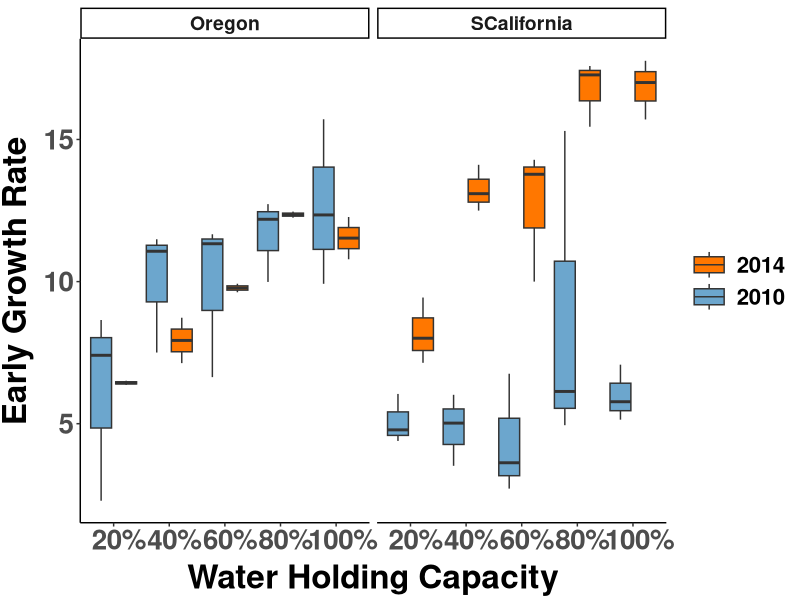
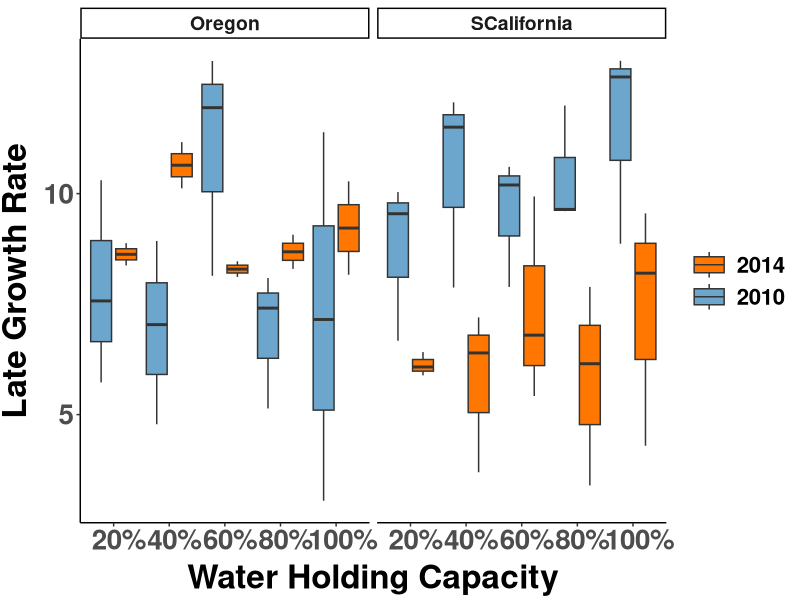
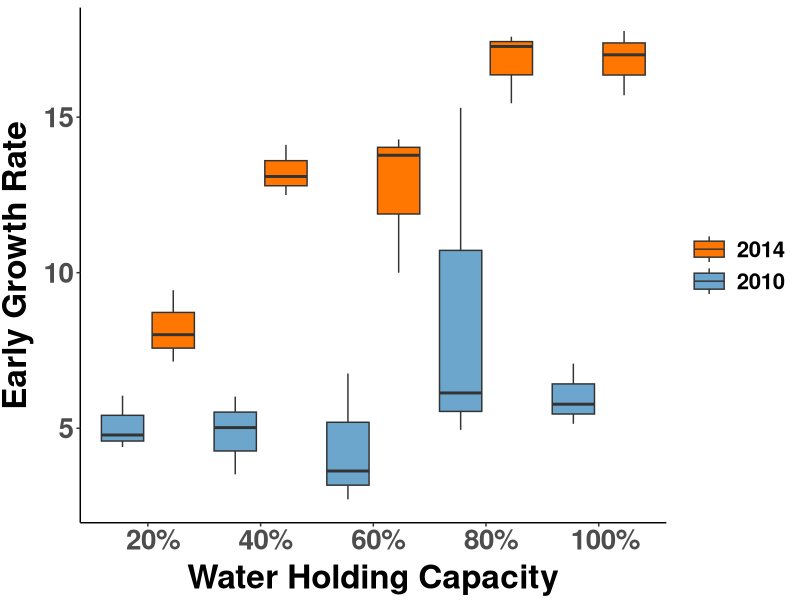
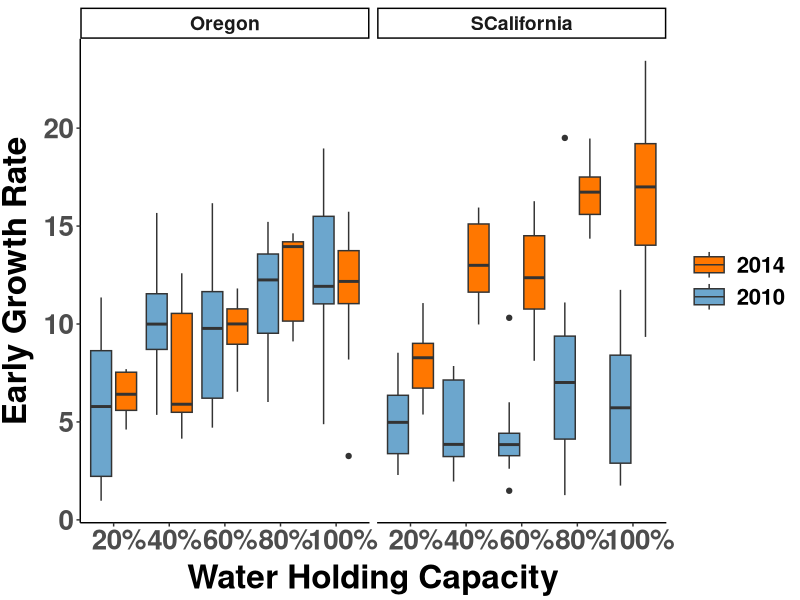
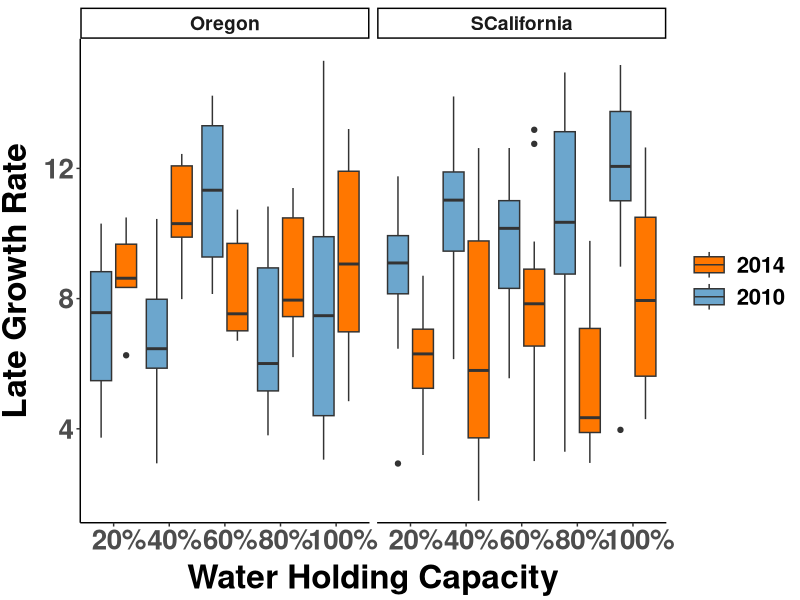
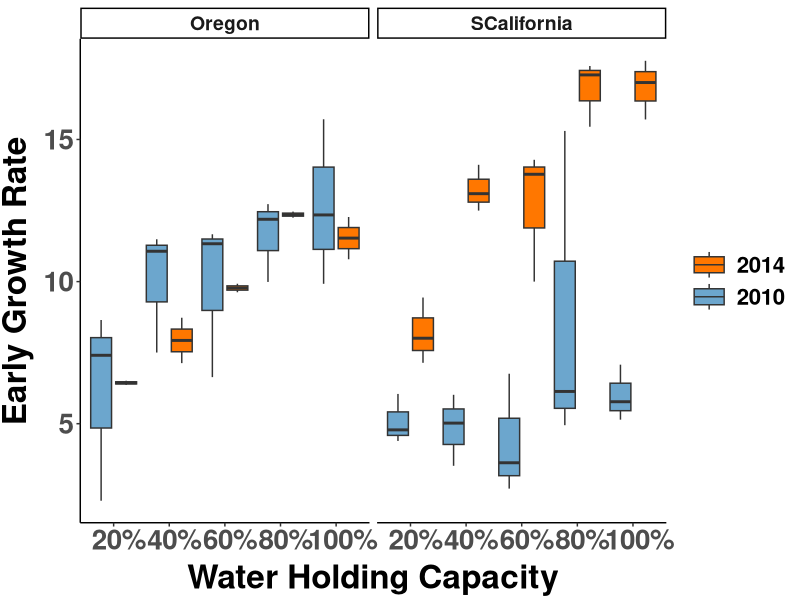
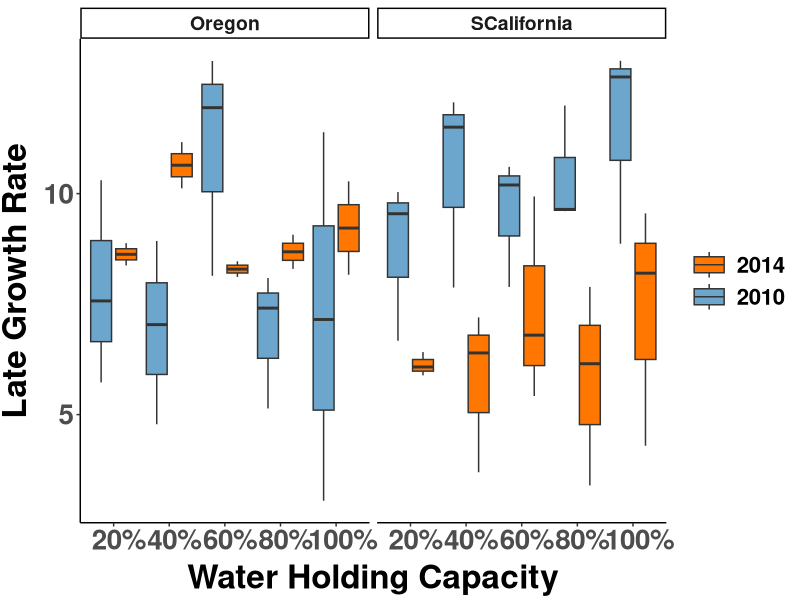
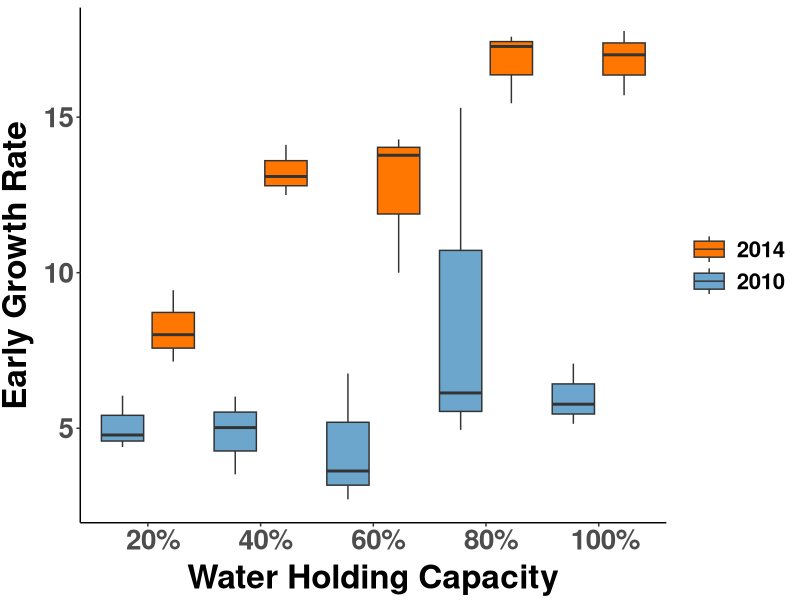

These charts were generated, in order, by the following R code: (Note: this script raises an error after producing the figures.)
##################################################################################
## Organize data for phenosight 1 experiment
## Defuct
## Author Daniel Anstett
## 
## 
## Written Jan 22 2026
###################################################################################
#Import libraries
library(tidyverse)
library(car)
library(lme4)
library(lmtest)
#library(ggh4x)

###################################################################################
#Import Data
#Growth Rate Data
GR_early <- read_csv("data/Experiment01_EarlyGrowth_Mimulus.csv")
GR_late <- read_csv("data/Experiment01_LateGrowth_Mimulus.csv")

#Table that gives the pop/year info
decode <- read_csv("data/decode.csv")

#Merge early and late
GR_early2 <- merge(GR_early, decode, by = "Population")
GR_early2$Treatment <- factor(GR_early2$Treatment, levels = c("20%", "40%", "60%", "80%", "100%"))

GR_late2 <- merge(GR_late, decode, by = "Population")
GR_late2$Treatment <- factor(GR_late2$Treatment, levels = c("20%", "40%", "60%", "80%", "100%"))


#Make a data frame that has line(pop) means
GR_early3 <- GR_early2 %>%
  group_by(Population, Treatment) %>%
  summarise(GR = mean(GR, na.rm = TRUE),Site = first(Site), Year = first(Year), .groups = 'drop')

GR_late3 <- GR_late2 %>%
  group_by(Population, Treatment) %>%
  summarise(GR = mean(GR, na.rm = TRUE),Site = first(Site), Year = first(Year), .groups = 'drop')


###################################################################################
###################################################################################
#Run Models for Growth Rate for line means
gr_early <- lm(GR ~ Site*Year+Treatment,data=GR_early3)
#summary(gr_early)
Anova(gr_early,type=3)

gr_late <- lm(GR ~ Site*Year+Treatment,data=GR_late3)
#summary(gr_late)
Anova(gr_late,type=3)

#################################### Make Plot Growth Rates #####################################

########################################### Line Means ##########################################


### Early Growth Rate Line Means ###
ggplot(GR_early3, aes(x = Treatment, y = GR, fill = factor(Year))) +
  geom_boxplot(position = position_dodge(width = 0.9)) +
  scale_fill_manual(values = c("2010" = "skyblue3", "2014" = "#FF7700"),
                    name = "Year") +
  scale_y_continuous(breaks = c(0,5,10,15,20))+
  facet_wrap(~ Site) +
  labs(x = "Water Holding Capacity", y = "Early Growth Rate") +
  theme_classic() + theme(
    axis.text.x = element_text(size=20, face="bold", hjust = 0.4),
    axis.text.y = element_text(size=20,face="bold"),
    axis.title.x = element_text(color="black", size=24, vjust = 0.5, face="bold"),
    axis.title.y = element_text(color="black", size=24,vjust = 1.7, face="bold",hjust=0.5),
    legend.title = element_blank(),
    legend.text = element_text(size = 16,face="bold"),  # Increase the size of the legend text
    legend.key.size = unit(2, "lines"),  # Increase the size of the legend dots
    legend.key.height = unit(1.6, "lines"), #Reduce height
    strip.text = element_text(size = 14, face = "bold") #Make strip text larger
  )+
  guides(color = guide_legend(reverse = TRUE, override.aes = list(linetype = 0)),
         fill  = guide_legend(reverse = TRUE))

ggsave("graphs/Site_year_gr_early_means.pdf",width=12, height = 6, units = "in")


### late Growth Rate Line Means ###
ggplot(GR_late3, aes(x = Treatment, y = GR, fill = factor(Year))) +
  geom_boxplot(position = position_dodge(width = 0.9)) +
  scale_fill_manual(values = c("2010" = "skyblue3", "2014" = "#FF7700"),
                    name = "Year") +
  scale_y_continuous(breaks = c(0,5,10,15,20))+
  facet_wrap(~ Site) +
  labs(x = "Water Holding Capacity", y = "Late Growth Rate") +
  theme_classic() + theme(
    axis.text.x = element_text(size=20, face="bold", hjust = 0.4),
    axis.text.y = element_text(size=20,face="bold"),
    axis.title.x = element_text(color="black", size=24, vjust = 0.5, face="bold"),
    axis.title.y = element_text(color="black", size=24,vjust = 1.7, face="bold",hjust=0.5),
    legend.title = element_blank(),
    legend.text = element_text(size = 16,face="bold"),  # Increase the size of the legend text
    legend.key.size = unit(2, "lines"),  # Increase the size of the legend dots
    legend.key.height = unit(1.6, "lines"), #Reduce height
    strip.text = element_text(size = 14, face = "bold") #Make strip text larger
  )+
  guides(color = guide_legend(reverse = TRUE, override.aes = list(linetype = 0)),
         fill  = guide_legend(reverse = TRUE))

ggsave("graphs/Site_year_gr_late_means.pdf",width=12, height = 6, units = "in")


################ For Grants & Presentations ##########################

#Only S California
GR_early3_scal <- GR_early3 %>%
  filter(Site %in% c("SCalifornia"))

ggplot(GR_early3_scal, aes(x = Treatment, y = GR, fill = factor(Year))) +
  geom_boxplot(position = position_dodge(width = 0.9)) +
  scale_fill_manual(values = c("2010" = "skyblue3", "2014" = "#FF7700"),
                    name = "Year") +
  scale_y_continuous(breaks = c(0,5,10,15,20))+
  facet_wrap(~ Site) +
  labs(x = "Water Holding Capacity", y = "Early Growth Rate") +
  theme_classic() + theme(
    axis.text.x = element_text(size=20, face="bold", hjust = 0.4),
    axis.text.y = element_text(size=20,face="bold"),
    axis.title.x = element_text(color="black", size=24, vjust = 0.5, face="bold"),
    axis.title.y = element_text(color="black", size=24,vjust = 1.7, face="bold",hjust=0.5),
    legend.title = element_blank(),
    legend.text = element_text(size = 16,face="bold"),
    legend.key.size = unit(2, "lines"),
    legend.key.height = unit(1.6, "lines"),
    strip.text = element_blank(),        # removes header text
    strip.background = element_blank()   # removes header box
  )+
  guides(color = guide_legend(reverse = TRUE, override.aes = list(linetype = 0)),
         fill  = guide_legend(reverse = TRUE))

ggsave("graphs/SCal_site_year_gr_early_means_cali.pdf", width=6, height=4, units="in")

###############################################################################################
###############################################################################################


######################################## All Data Points #######################################

#Early Growth Rate All Data Points
ggplot(GR_early2, aes(x = Treatment, y = GR, fill = factor(Year))) +
  geom_boxplot(position = position_dodge(width = 0.9)) +
  scale_fill_manual(values = c("2010" = "skyblue3", "2014" = "#FF7700"),
                    name = "Year") +
  facet_wrap(~ Site) +
  labs(x = "Water Holding Capacity", y = "Early Growth Rate") +
  theme_classic() + theme(
  axis.text.x = element_text(size=20, face="bold", hjust = 0.4),
  axis.text.y = element_text(size=20,face="bold"),
  axis.title.x = element_text(color="black", size=24, vjust = 0.5, face="bold"),
  axis.title.y = element_text(color="black", size=24,vjust = 1.7, face="bold",hjust=0.5),
  legend.title = element_blank(),
  legend.text = element_text(size = 16,face="bold"),  # Increase the size of the legend text
  legend.key.size = unit(2, "lines"),  # Increase the size of the legend dots
  legend.key.height = unit(1.6, "lines"), #Reduce height
  strip.text = element_text(size = 14, face = "bold") #Make strip text larger
)+
  guides(color = guide_legend(reverse = TRUE, override.aes = list(linetype = 0)),
         fill  = guide_legend(reverse = TRUE))

ggsave("graphs/Site_year_gr_early_all.pdf",width=12, height = 6, units = "in")

#late Growth Rate All Data Points
ggplot(GR_late2, aes(x = Treatment, y = GR, fill = factor(Year))) +
  geom_boxplot(position = position_dodge(width = 0.9)) +
  scale_fill_manual(values = c("2010" = "skyblue3", "2014" = "#FF7700"),
                    name = "Year") +
  facet_wrap(~ Site) +
  labs(x = "Water Holding Capacity", y = "Late Growth Rate") +
  theme_classic() + theme(
    axis.text.x = element_text(size=20, face="bold", hjust = 0.4),
    axis.text.y = element_text(size=20,face="bold"),
    axis.title.x = element_text(color="black", size=24, vjust = 0.5, face="bold"),
    axis.title.y = element_text(color="black", size=24,vjust = 1.7, face="bold",hjust=0.5),
    legend.title = element_blank(),
    legend.text = element_text(size = 16,face="bold"),  # Increase the size of the legend text
    legend.key.size = unit(2, "lines"),  # Increase the size of the legend dots
    legend.key.height = unit(1.6, "lines"), #Reduce height
    strip.text = element_text(size = 14, face = "bold") #Make strip text larger
  )+
  guides(color = guide_legend(reverse = TRUE, override.aes = list(linetype = 0)),
         fill  = guide_legend(reverse = TRUE))

ggsave("graphs/Site_year_gr_late_all.pdf",width=12, height = 6, units = "in")


















#Detritus code

#Multispectral Data
PS2_early <- read_csv("data/Experiment01_EarlyPS2_Mimulus.csv") %>% filter(TOE>100)
PS2_late <- read_csv("data/Experiment01_LatePS2_Mimulus.csv")


PS2_early2 <- merge(PS2_early, decode, by = "Population")
PS2_early2$Treatment <- factor(PS2_early2$Treatment, levels = c("20%", "40%", "60%", "80%", "100%"))

PS2_late2 <- merge(PS2_late, decode, by = "Population")
PS2_late2$Treatment <- factor(PS2_late2$Treatment, levels = c("20%", "40%", "60%", "80%", "100%"))



PS2_early3 <- PS2_early2 %>%
  group_by(Population, Treatment, TOE) %>%
  summarise(across(Fv.Fm:NDVI, ~mean(.x, na.rm = TRUE)), Site = first(Site), Year = first(Year),.groups = 'drop')

PS2_late3 <- PS2_late2 %>%
  group_by(Population, Treatment, TOE) %>%
  summarise(across(Fv.Fm:NDVI, ~mean(.x, na.rm = TRUE)), Site = first(Site), Year = first(Year),.groups = 'drop')




###################################################################################

#Single time point
toe_select<-unique(PS2_early3$TOE)[5] 
PS2_select <- PS2_early3 %>% filter(TOE==toe_select) #Select on TOE point
PS2_early <- lm(Fv.Fm ~ Site*Year+Treatment,data=PS2_select)
summary(PS2_early)
Anova(PS2_early,type=3)

summary(PS2_early)$r.squared 
Anova(PS2_early,type=3)[["Pr(>F)"]][2]
Anova(PS2_early,type=3)[["Pr(>F)"]][3]
Anova(PS2_early,type=3)[["Pr(>F)"]][4]
Anova(PS2_early,type=3)[["Pr(>F)"]][5]


#Loop
time_PS2<-unique(PS2_early3$TOE)
PS2_results <- data.frame()

for(i in 1:length(time_PS2)){
  toe_select<-time_PS2[i] 
  PS2_select <- PS2_early3 %>% filter(TOE==toe_select) #Select on TOE point
  PS2_early <- lm(Fv.Fm ~ Site*Year+Treatment,data=PS2_select)
  PS2_results[i,1]<-unique(PS2_early3$TOE)[i] 
  PS2_results[i,2]<-Anova(PS2_early,type=3)[["Pr(>F)"]][2]
  PS2_results[i,3]<-Anova(PS2_early,type=3)[["Pr(>F)"]][3]
  PS2_results[i,4]<-Anova(PS2_early,type=3)[["Pr(>F)"]][4]
  PS2_results[i,5]<-Anova(PS2_early,type=3)[["Pr(>F)"]][5]
  PS2_results[i,6]<-summary(PS2_early)$r.squared 
}
PS2_results
colnames(PS2_results)<-c("TOE","Site","Year","Treatment","Site*Year","R2")

PS2_long <- PS2_results %>%
  pivot_longer(cols = -TOE, 
               names_to = "Variable", 
               values_to = "Value") %>%
  mutate(Response = "Fv.Fm")
#################################################################################################
#################################################################################################


###################################################################################
#Functions
PS2 <- function(name, data) {
  
  # Get unique TOE values from the data
  time_PS2 <- unique(data$TOE)
  
  # Initialize results data frame
  PS2_results <- data.frame()
  
  # Loop through each TOE value
  for(i in 1:length(time_PS2)){
    toe_select <- time_PS2[i] 
    PS2_select <- data %>% filter(TOE == toe_select)
    PS2_early <- lm(name ~ Site*Year+Treatment, data = PS2_select)
    
    PS2_results[i,1] <- toe_select
    PS2_results[i,2] <- Anova(PS2_early, type=3)[["Pr(>F)"]][2]
    PS2_results[i,3] <- Anova(PS2_early, type=3)[["Pr(>F)"]][3]
    PS2_results[i,4] <- Anova(PS2_early, type=3)[["Pr(>F)"]][4]
    PS2_results[i,5] <- Anova(PS2_early, type=3)[["Pr(>F)"]][5]
    PS2_results[i,6] <- summary(PS2_early)$r.squared 
  }
  
  # Add column names
  colnames(PS2_results) <- c("TOE", "Site", "Year", "Treatment", "Site*Year", "R2")
  
  # Reshape to long format and add Response column
  PS2_long <- PS2_results %>%
    pivot_longer(cols = -TOE, 
                 names_to = "Variable", 
                 values_to = "Value") %>%
    mutate(Response = name)
  
  return(PS2_long)
}

# Example usage:
# PS2_long <- PS2(name = "Fv.Fm", data = PS2_early3)

###################################### Multi-Spectral Data  ##########################################
### Single Variable sample analysis ###
###################################### Fv.Fm Early  ##########################################

  # Get unique TOE values from the data
  time_PS2 <- unique(PS2_early3$TOE)
  
  # Initialize results data frame
  PS2_Fv.Fm_early <- data.frame()
  
  # Loop through each TOE value
  for(i in 1:length(time_PS2)){
    toe_select <- time_PS2[i] 
    PS2_select <- PS2_early3 %>% dplyr::filter(TOE == toe_select)
    PS2_early <- lm(Fv.Fm ~ Site*Year+Treatment, data = PS2_select)
    
    PS2_Fv.Fm_early[i,1] <- toe_select
    PS2_Fv.Fm_early[i,2] <- Anova(PS2_early, type=3)[["Pr(>F)"]][2]
    PS2_Fv.Fm_early[i,3] <- Anova(PS2_early, type=3)[["Pr(>F)"]][3]
    PS2_Fv.Fm_early[i,4] <- Anova(PS2_early, type=3)[["Pr(>F)"]][4]
    PS2_Fv.Fm_early[i,5] <- Anova(PS2_early, type=3)[["Pr(>F)"]][5]
    PS2_Fv.Fm_early[i,6] <- summary(PS2_early)$r.squared 
  }
  
  # Add column names
  colnames(PS2_Fv.Fm_early) <- c("TOE", "Site", "Year", "Treatment", "Site*Year", "R2")
  
  
######################### p-value Graphs #########################   


  PS2_Fv.Fm_early %>%
    pivot_longer(cols = c(Treatment, Site, Year, `Site*Year`, R2),
                 names_to = "Variable",
                 values_to = "Value") %>%
    mutate(Variable = factor(Variable, levels = c("Treatment", "Site*Year", "Site", "Year", "R2")),
           Value = ifelse(Variable %in% c("Treatment", "Site", "Year", "Site*Year"), -log10(Value), Value)) %>%
    ggplot(aes(x = TOE, y = Value)) +
    geom_point() +
    geom_line() +
    geom_hline(data = data.frame(Variable = factor(c("Treatment", "Site", "Year", "Site*Year"), 
                                                   levels = c("Treatment", "Site*Year", "Site", "Year", "R2")),
                                 yintercept = -log10(0.05)),
               aes(yintercept = yintercept), 
               linetype = "dashed", color = "red") +
    facet_wrap(~ Variable, ncol = 1, scales = "free_y") +
    facetted_pos_scales(y = list(
      Variable == "Treatment" ~ scale_y_continuous(name = "-log10(p-value)"),
      Variable == "Site*Year" ~ scale_y_continuous(name = "-log10(p-value)"),
      Variable == "Site"      ~ scale_y_continuous(name = "-log10(p-value)"),
      Variable == "Year"      ~ scale_y_continuous(name = "-log10(p-value)"),
      Variable == "R2"        ~ scale_y_continuous(name = "R²")
    )) +
    labs(x = "Hours of Imaging", y = "") +
    theme_bw() + theme(
      axis.text.x = element_text(size = 16, face = "bold", hjust = 0.4),
      axis.text.y = element_text(size = 16, face = "bold"),
      axis.title.x = element_text(color = "black", size = 20, vjust = 0.5, face = "bold"),
      axis.title.y = element_text(color = "black", size = 20, vjust = 1.7, face = "bold", hjust = 0.5),
      legend.title = element_blank(),
      legend.text = element_text(size = 16, face = "bold"),
      strip.text = element_text(size = 14, face = "bold")
    )
  
  ggsave("graphs/multi-spectral/fv.fm_early_p_val.pdf",width=6, height = 8, units = "in")
  

  
######################### TOE Graphs ######################### 
  
#All Treatments
  #head(PS2_early3)
  #unique(PS2_early3$Site)
  #unique(PS2_early3$Year)
  #unique(PS2_early3$Treatment)  

PS2_early3 %>%
  mutate(Year = factor(Year, levels = c(2010, 2014)),
         Site = factor(Site, levels = c("Oregon", "SCalifornia"))) %>%
  ggplot(aes(x = TOE, y = Fv.Fm, color = factor(Year))) +
  geom_point() +
  scale_color_manual(values = c("2010" = "skyblue3", "2014" = "#FF7700"), name = "Year") +
  geom_smooth() +
  facet_grid(Treatment ~ Site, 
             labeller = labeller(Site = c("Oregon" = "Oregon", "SCalifornia" = "Southern California"))) +
  labs(x = "Time of Experiment", y = "Fv/Fm") +
  theme_bw() + theme(
    axis.text.x = element_text(size = 16, face = "bold", hjust = 0.4),
    axis.text.y = element_text(size = 16, face = "bold"),
    axis.title.x = element_text(color = "black", size = 20, vjust = 0.5, face = "bold"),
    axis.title.y = element_text(color = "black", size = 20, vjust = 1.7, face = "bold", hjust = 0.5),
    legend.title = element_blank(),
    legend.text = element_text(size = 16, face = "bold"),
    legend.key.size = unit(2, "lines"),
    legend.key.height = unit(1.6, "lines"),
    strip.text = element_text(size = 14, face = "bold")
  )
ggsave("graphs/multi-spectral/fv.fm_early_all.pdf",width=10, height = 16, units = "in")

### Just 20% Treatment
PS2_early3_ <- PS2_early3 %>% filter(Treatment=="20%") %>% select(Population,TOE,Treatment,Fv.Fm,Site,Year)
#head(PS2_early3_20)
#unique(PS2_early3_20$Site)
#unique(PS2_early3_20$Year)

PS2_early3_20 %>%
  mutate(Year = factor(Year, levels = c(2010, 2014)),
         Site = factor(Site, levels = c("Oregon", "SCalifornia"))) %>%
  ggplot(aes(x = TOE, y = Fv.Fm, color = factor(Year))) +
  geom_point() +
  scale_color_manual(values = c("2010" = "skyblue3", "2014" = "#FF7700"), name = "Year") +
  geom_smooth() +
facet_wrap(~ Site, labeller = labeller(Site = c("Oregon" = "Oregon", "SCalifornia" = "Southern California")))+
  labs(x = "Time of Experiment", y = "Fv/Fm") +
  theme_bw() + theme(
    axis.text.x = element_text(size = 16, face = "bold", hjust = 0.4),
    axis.text.y = element_text(size = 16, face = "bold"),
    axis.title.x = element_text(color = "black", size = 20, vjust = 0.5, face = "bold"),
    axis.title.y = element_text(color = "black", size = 20, vjust = 1.7, face = "bold", hjust = 0.5),
    legend.title = element_blank(),
    legend.text = element_text(size = 16, face = "bold"),
    legend.key.size = unit(2, "lines"),
    legend.key.height = unit(1.6, "lines"),
    strip.text = element_text(size = 14, face = "bold")
  ) 
ggsave("graphs/multi-spectral/fv.fm_early_20.pdf",width=8, height = 6, units = "in")



###################################### Fv.Fm late  ##########################################

# Get unique TOE values from the data
time_PS2 <- unique(PS2_late3$TOE)

# Initialize results data frame
PS2_Fv.Fm_late <- data.frame()

# Loop through each TOE value
for(i in 1:length(time_PS2)){
  toe_select <- time_PS2[i] 
  PS2_select <- PS2_late3 %>% dplyr::filter(TOE == toe_select)
  PS2_late <- lm(Fv.Fm ~ Site*Year+Treatment, data = PS2_select)
  
  PS2_Fv.Fm_late[i,1] <- toe_select
  PS2_Fv.Fm_late[i,2] <- Anova(PS2_late, type=3)[["Pr(>F)"]][2]
  PS2_Fv.Fm_late[i,3] <- Anova(PS2_late, type=3)[["Pr(>F)"]][3]
  PS2_Fv.Fm_late[i,4] <- Anova(PS2_late, type=3)[["Pr(>F)"]][4]
  PS2_Fv.Fm_late[i,5] <- Anova(PS2_late, type=3)[["Pr(>F)"]][5]
  PS2_Fv.Fm_late[i,6] <- summary(PS2_late)$r.squared 
}

# Add column names
colnames(PS2_Fv.Fm_late) <- c("TOE", "Site", "Year", "Treatment", "Site*Year", "R2")


######################### p-value Graphs #########################   


PS2_Fv.Fm_late %>%
  pivot_longer(cols = c(Treatment, Site, Year, `Site*Year`, R2),
               names_to = "Variable",
               values_to = "Value") %>%
  mutate(Variable = factor(Variable, levels = c("Treatment", "Site*Year", "Site", "Year", "R2")),
         Value = ifelse(Variable %in% c("Treatment", "Site", "Year", "Site*Year"), -log10(Value), Value)) %>%
  ggplot(aes(x = TOE, y = Value)) +
  geom_point() +
  geom_line() +
  geom_hline(data = data.frame(Variable = factor(c("Treatment", "Site", "Year", "Site*Year"), 
                                                 levels = c("Treatment", "Site*Year", "Site", "Year", "R2")),
                               yintercept = -log10(0.05)),
             aes(yintercept = yintercept), 
             linetype = "dashed", color = "red") +
  facet_wrap(~ Variable, ncol = 1, scales = "free_y") +
  facetted_pos_scales(y = list(
    Variable == "Treatment" ~ scale_y_continuous(name = "-log10(p-value)"),
    Variable == "Site*Year" ~ scale_y_continuous(name = "-log10(p-value)"),
    Variable == "Site"      ~ scale_y_continuous(name = "-log10(p-value)"),
    Variable == "Year"      ~ scale_y_continuous(name = "-log10(p-value)"),
    Variable == "R2"        ~ scale_y_continuous(name = "R²")
  )) +
  labs(x = "Hours of Imaging", y = "") +
  theme_bw() + theme(
    axis.text.x = element_text(size = 16, face = "bold", hjust = 0.4),
    axis.text.y = element_text(size = 16, face = "bold"),
    axis.title.x = element_text(color = "black", size = 20, vjust = 0.5, face = "bold"),
    axis.title.y = element_text(color = "black", size = 20, vjust = 1.7, face = "bold", hjust = 0.5),
    legend.title = element_blank(),
    legend.text = element_text(size = 16, face = "bold"),
    strip.text = element_text(size = 14, face = "bold")
  )

ggsave("graphs/multi-spectral/fv.fm_late_p_val.pdf",width=6, height = 8, units = "in")



######################### TOE Graphs ######################### 

#All Treatments
#head(PS2_late3)
#unique(PS2_late3$Site)
#unique(PS2_late3$Year)
#unique(PS2_late3$Treatment)  

PS2_late3 %>%
  mutate(Year = factor(Year, levels = c(2010, 2014)),
         Site = factor(Site, levels = c("Oregon", "SCalifornia"))) %>%
  ggplot(aes(x = TOE, y = Fv.Fm, color = factor(Year))) +
  geom_point() +
  scale_color_manual(values = c("2010" = "skyblue3", "2014" = "#FF7700"), name = "Year") +
  geom_smooth() +
  facet_grid(Treatment ~ Site, 
             labeller = labeller(Site = c("Oregon" = "Oregon", "SCalifornia" = "Southern California"))) +
  labs(x = "Time of Experiment", y = "Fv/Fm") +
  theme_bw() + theme(
    axis.text.x = element_text(size = 16, face = "bold", hjust = 0.4),
    axis.text.y = element_text(size = 16, face = "bold"),
    axis.title.x = element_text(color = "black", size = 20, vjust = 0.5, face = "bold"),
    axis.title.y = element_text(color = "black", size = 20, vjust = 1.7, face = "bold", hjust = 0.5),
    legend.title = element_blank(),
    legend.text = element_text(size = 16, face = "bold"),
    legend.key.size = unit(2, "lines"),
    legend.key.height = unit(1.6, "lines"),
    strip.text = element_text(size = 14, face = "bold")
  )
ggsave("graphs/multi-spectral/fv.fm_late_all.pdf",width=10, height = 16, units = "in")



























#################################################################################################
# Run Function PS2
#Tabulate P-values for Site, Year, Treatment and Site*Year and R2

#Run Models for PS2 Early
early01<-PS2("Fv.Fm",PS2_early3)
early02<-PS2("Fq.Fm",PS2_early3)
early03<-PS2("NPQ",PS2_early3)
early04<-PS2("qP",PS2_early3)
early05<-PS2("qN",PS2_early3)
early06<-PS2("qL",PS2_early3)
early07<-PS2("qI",PS2_early3)
early08<-PS2("phiNO",PS2_early3)
early09<-PS2("phiNPQ",PS2_early3)
early10<-PS2("npq.t",PS2_early3)
early11<-PS2("ChlIdx",PS2_early3)
early12<-PS2("AriIdx",PS2_early3)
early13<-PS2("NDVI",PS2_early3)

#Run Models for PS2 Late

late01<-PS2("Fv.Fm",PS2_late3)
late02<-PS2("Fq.Fm",PS2_late3)
late03<-PS2("NPQ",PS2_late3)
late04<-PS2("qP",PS2_late3)
late05<-PS2("qN",PS2_late3)
late06<-PS2("qL",PS2_late3)
late07<-PS2("qI",PS2_late3)
late08<-PS2("phiNO",PS2_late3)
late09<-PS2("phiNPQ",PS2_late3)
late10<-PS2("npq.t",PS2_late3)
late11<-PS2("ChlIdx",PS2_late3)
late12<-PS2("AriIdx",PS2_late3)
late13<-PS2("NDVI",PS2_late3)

###################################################################################
###################################################################################
#Make Graphs
#Early


ggplot(PS2_long, aes(x = TOE, y = Value)) +
  geom_line(linewidth = 1) +
  geom_point(size = 2) +
  facet_wrap(~ Variable, ncol = 1, scales = "free_y") +
  labs(x = "TOE", 
       y = "P-Value") +
  theme_bw() +
  theme(strip.text = element_text(size = 11, face = "bold"))




































###################################################################################
#Defunct
# Run PS2 mixed effect models
#Fv.Fm

Fv.Fm_3way <- lmer(Fv.Fm ~ Site*Year*Treatment+TOE+(1|Population),data=PS2_early3) 
Fv.Fm_early <- lmer(Fv.Fm ~ Site*Year+Treatment+TOE+(1|Population),data=PS2_early3) 
lrtest(Fv.Fm_3way,Fv.Fm_early) #drop interaciton

Fv.Fm_early <- lmer(Fv.Fm ~ Site*Year+Treatment+TOE+(1|Population),data=PS2_early3) 
Fv.Fm_early_no <- lmer(Fv.Fm ~ Site+Year+Treatment+TOE+(1|Population),data=PS2_early3) 
lrtest(Fv.Fm_early, Fv.Fm_early_no) #drop interaciton

Fv.Fm_early_no_year <- lmer(Fv.Fm ~ Site+Treatment+TOE+(1|Population),data=PS2_early3) 
lrtest(Fv.Fm_early_no,Fv.Fm_early_no_year) #drop year

Fv.Fm_early_Treatment <- lmer(Fv.Fm ~ Treatment+TOE+(1|Population),data=PS2_early3) 
lrtest(Fv.Fm_early_no_year,Fv.Fm_early_Treatment) #drop site

Fv.Fm_early_Time <- lmer(Fv.Fm ~ TOE+(1|Population),data=PS2_early3) 
lrtest(Fv.Fm_early_Treatment,Fv.Fm_early_Time) #Keep Treatment only model.

# Run PS2 mixed effect models
Fv.Fm_late <- lmer(Fv.Fm ~ Site*Year+Treatment+TOE+(1|Population),data=PS2_late3) 
Fv.Fm_late_no <- lmer(Fv.Fm ~ Site+Year+Treatment+TOE+(1|Population),data=PS2_late3) 
lrtest(Fv.Fm_late, Fv.Fm_late_no) #drop interaciton

Fv.Fm_late_no_year <- lmer(Fv.Fm ~ Site+Treatment+TOE+(1|Population),data=PS2_late3) 
lrtest(Fv.Fm_late_no,Fv.Fm_late_no_year) #drop year

Fv.Fm_late_Treatment <- lmer(Fv.Fm ~ Treatment+TOE+(1|Population),data=PS2_late3) 
lrtest(Fv.Fm_late_no_year,Fv.Fm_late_Treatment) #drop site

Fv.Fm_late_Time <- lmer(Fv.Fm ~ TOE+(1|Population),data=PS2_late3) 
lrtest(Fv.Fm_late_Treatment,Fv.Fm_late_Time) #Keep Treatment only model.





############
#Fq.Fm
Fq.Fm_early <- lmer(Fq.Fm ~ Site*Year+Treatment+TOE+(1|Population),data=PS2_early3) 
Fq.Fm_early_no <- lmer(Fq.Fm ~ Site+Year+Treatment+TOE+(1|Population),data=PS2_early3) 
lrtest(Fq.Fm_early, Fq.Fm_early_no) #drop interaciton

Fq.Fm_early_no_year <- lmer(Fq.Fm ~ Site+Treatment+TOE+(1|Population),data=PS2_early3) 
lrtest(Fq.Fm_early_no,Fq.Fm_early_no_year) #drop year

Fq.Fm_early_Treatment <- lmer(Fq.Fm ~ Treatment+TOE+(1|Population),data=PS2_early3) 
lrtest(Fq.Fm_early_no_year,Fq.Fm_early_Treatment) #drop site

Fq.Fm_early_Time <- lmer(Fq.Fm ~ TOE+(1|Population),data=PS2_early3) 
lrtest(Fq.Fm_early_Treatment,Fq.Fm_early_Time) #Keep Treatment only model.






#PS2 plots

#Fv/Fm
ggplot(PS2_early3, aes(x = TOE, y = Fv.Fm, color = factor(Year))) +
  geom_line(size = 1) +
  scale_color_manual(values = c("2010" = "skyblue3", "2014" = "#FF7700"),
                     name = "Year") +
  facet_grid(Treatment ~ Site) +
  labs(x = "Time (h)", y = "Fv/Fm") +
  theme_bw() +
  theme(strip.text = element_text(size = 14, face = "bold"),
        axis.text.x = element_text(size=12,hjust = 0.4),
        axis.text.y = element_text(size=12),
        axis.title.x = element_text(color="black", size=20, vjust = 0.5, face="bold"),
        axis.title.y = element_text(color="black", size=20,vjust = 1.7, face="bold",hjust=0.5),
        legend.title = element_blank(),
        legend.text = element_text(size = 14,face="bold"))  # Increase the size of the legend text)

ggsave("graphs/FvFm_early.pdf",width=6, height = 8, units = "in")

ggplot(PS2_late3, aes(x = TOE, y = Fv.Fm, color = factor(Year))) +
  geom_line(size = 1) +
  scale_color_manual(values = c("2010" = "skyblue3", "2014" = "#FF7700"),
                     name = "Year") +
  facet_grid(Treatment ~ Site) +
  labs(x = "Time (h)", y = "Fv/Fm") +
  theme_bw() +
  theme(strip.text = element_text(size = 14, face = "bold"),
        axis.text.x = element_text(size=12,hjust = 0.4),
        axis.text.y = element_text(size=12),
        axis.title.x = element_text(color="black", size=20, vjust = 0.5, face="bold"),
        axis.title.y = element_text(color="black", size=20,vjust = 1.7, face="bold",hjust=0.5),
        legend.title = element_blank(),
        legend.text = element_text(size = 14,face="bold"))  # Increase the size of the legend text)

ggsave("graphs/FvFm_late.pdf",width=8, height = 11, units = "in")



###################################################################################
